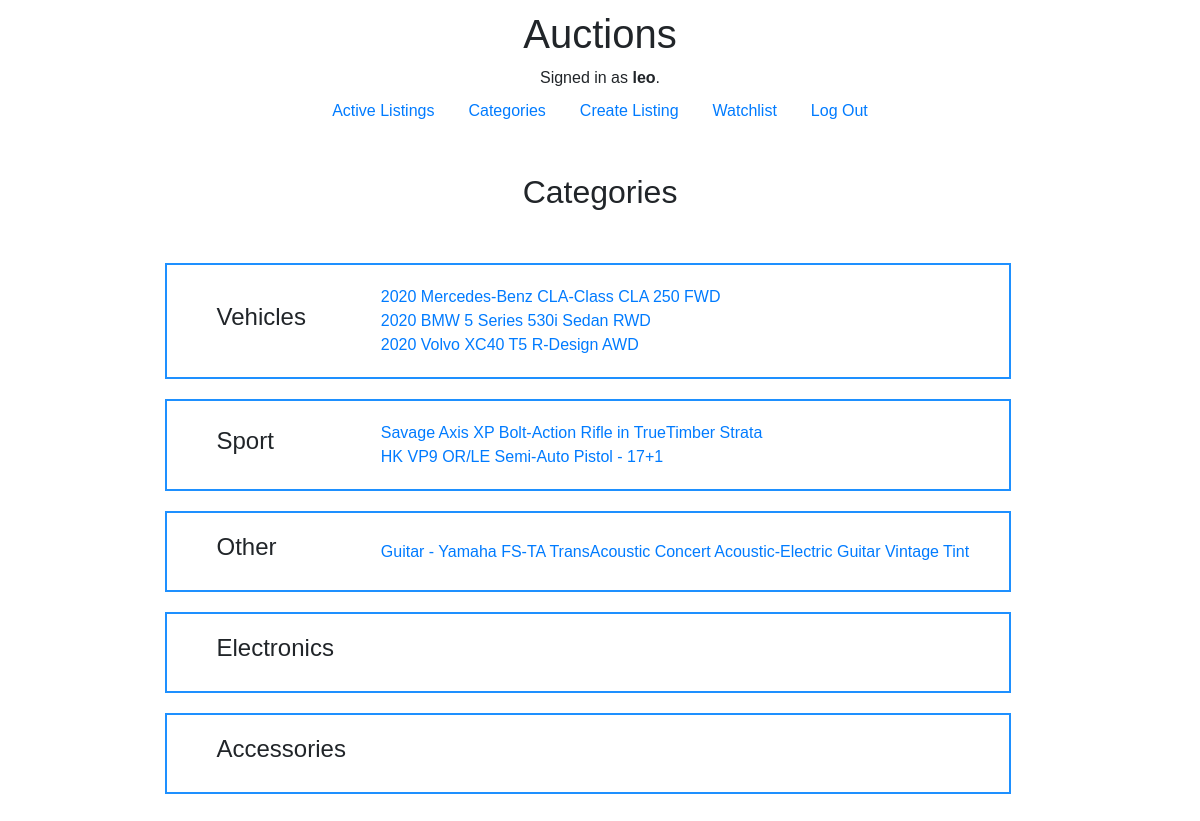
The page /categories (signed in) on the database its author committed.
### auctions/models.py (models this page shows)
class User(AbstractUser):
    pass

class ItemCategory(models.Model):
    categories = (
        ('Vehicles', 'Vehicles'),
        ('Sport', 'Sport'),
        ('Electronics', 'Electronics'),
        ('Accessories', 'Accessories'),
        ('Other', 'Others')
    )
    name = models.CharField(max_length=25, choices=categories)
    def __str__(self):
        return f'{self.name}'

class Item(models.Model):
    user = models.ForeignKey(User, on_delete=models.CASCADE, related_name='item_list')
    title = models.CharField(max_length=100)
    description = models.TextField(max_length=2000, blank=True)
    creation = models.DateTimeField(auto_now_add=True)
    img = models.CharField(max_length=300, blank=True)
    start_bid = models.DecimalField(decimal_places=2, max_digits=9)
    current_bid = models.DecimalField(decimal_places=2, max_digits=9, default=0)
    category = models.ForeignKey(ItemCategory, on_delete=models.CASCADE)
    status = models.BooleanField(default=True)
    watchers = models.ManyToManyField(User, blank=True)
    winner = models.CharField(max_length=100, blank=True)
    def __str__(self):
        return f'{self.title}'

### auctions/views.py (the view)
# urls.py: path("categories", views.categories, name="categories"),
def categories(request):
    items = Item.objects.all()
    categories = ItemCategory.objects.all()
    for category in categories:
        print(category)
        for item in items:
            if item.category == category:
                print(item)
    return render(request, "auctions/categories.html", {
        'categories': categories, 'items': items
    })

### auctions/templates/auctions/categories.html (shortened to what this page needs)
{% extends "auctions/layout.html" %}
{% load static %}
{% block body %}
<h2 class="categories">Categories</h2>
<br>
<div class="liflex">
{% for category in categories %}
<div class="category-container">
<h4 class="category">{{ category }}</h4>
<ul class="list">
{% for item in items %}
{% if item.category == category %}
<li><a href="{% url 'item' item.id %}">{{ item }}</a></li>
{% endif %}
{% endfor %}
</ul>
    </div>
{% endfor %}
</div>
{% endblock %}

### auctions/templates/auctions/layout.html (shortened to what this page needs)
{% load static %}
<!DOCTYPE html>
<html lang="en">
    <head>
        {% block style %}
        <link rel="stylesheet" href="https://stackpath.bootstrapcdn.com/bootstrap/4.4.1/css/bootstrap.min.css">
        <link href="{% static 'styles.css' %}" rel="stylesheet">
        {% endblock %}
    </head>
    <body>
        <h1>Auctions</h1>
        <div>
            {% if user.is_authenticated %}
                Signed in as <strong>{{ user.username }}</strong>.
            {% else %}
                Not signed in.
            {% endif %}
        </div>
        <ul class="nav">
            <li class="nav-item">
                <a class="nav-link" href="{% url 'index' %}">Active Listings</a>
            </li>
            <li class="nav-item">
                <a class="nav-link" href="{% url 'categories' %}">Categories</a>
            </li>
            {% if user.is_authenticated %}
                <li class="nav-item">
                    <a class="nav-link" href="{% url 'create' %}">Create Listing</a>
                </li>
            <li class="nav-item">
                <a class="nav-link" href="{% url 'watchlist' %}">Watchlist</a>
            </li>
                <li class="nav-item">
                    <a class="nav-link" href="{% url 'logout' %}">Log Out</a>
                </li>
            {% endif %}
        </ul>
        {% block body %}
        {% endblock %}
    </body>
</html>

### auctions/templates/auctions/layout.html (style rules this page uses)
* { padding: 0; margin: 0; box-sizing: border-box; font-family: sans-serif; }
body { padding: 10px; display: flex; flex-direction: column; align-items: center; height: 100%; }
.nav-item { text-decoration: none; border: 1px white solid; border-radius: 2px; }
.nav { height: 50px; }
.nav-item { height: 40px; }

### auctions/templates/auctions/categories.html (style rules this page uses)
ul { list-style-type: none; margin: 0; padding: 0; }
.category { padding-left: 30px; width: 13vw; }
.list { padding-left: 50px; width: 60vw; }
.category-container { padding: 20px; display: flex; flex-direction: row; border: 2px solid dodgerblue; max-width: 90%; margin: 10px; align-items: center; }
.liflex { display: flex; flex-direction: column; margin: 0 auto; padding: 10px; padding-left: 5%; }

### rows shown on the page
User: username "leo"
ItemCategory: name "Vehicles"
Item: title "2020 Mercedes-Benz CLA-Class CLA 250 FWD"
Item: title "2020 BMW 5 Series 530i Sedan RWD"
Item: title "2020 Volvo XC40 T5 R-Design AWD"
ItemCategory: name "Sport"
Item: title "Savage Axis XP Bolt-Action Rifle in TrueTimber Strata"
Item: title "HK VP9 OR/LE Semi-Auto Pistol - 17+1"
ItemCategory: name "Other"
Item: title "Guitar - Yamaha FS-TA TransAcoustic Concert Acoustic-Electric Guitar Vintage Tint"
ItemCategory: name "Electronics"
ItemCategory: name "Accessories"
